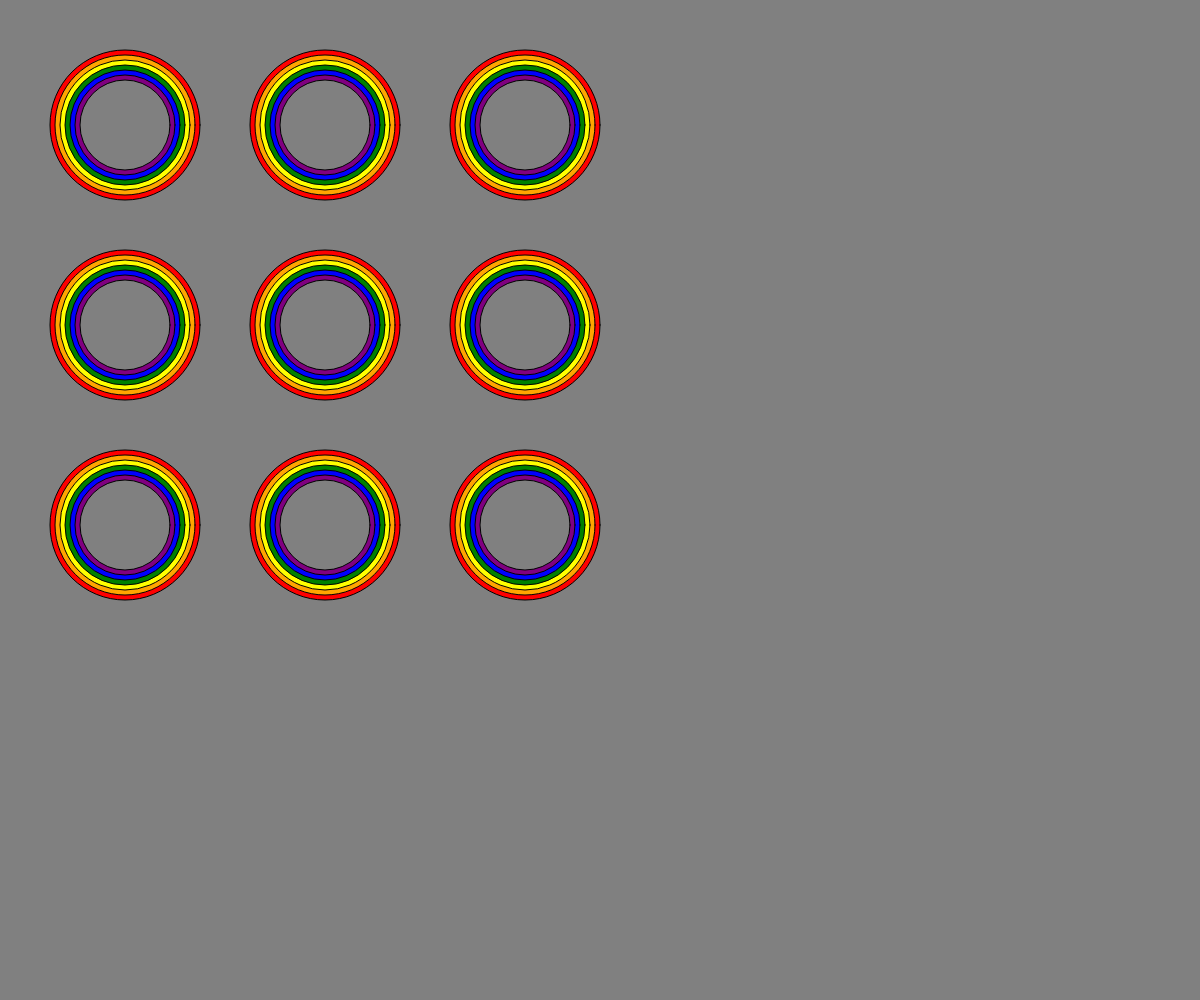
Frame 1 (no input)
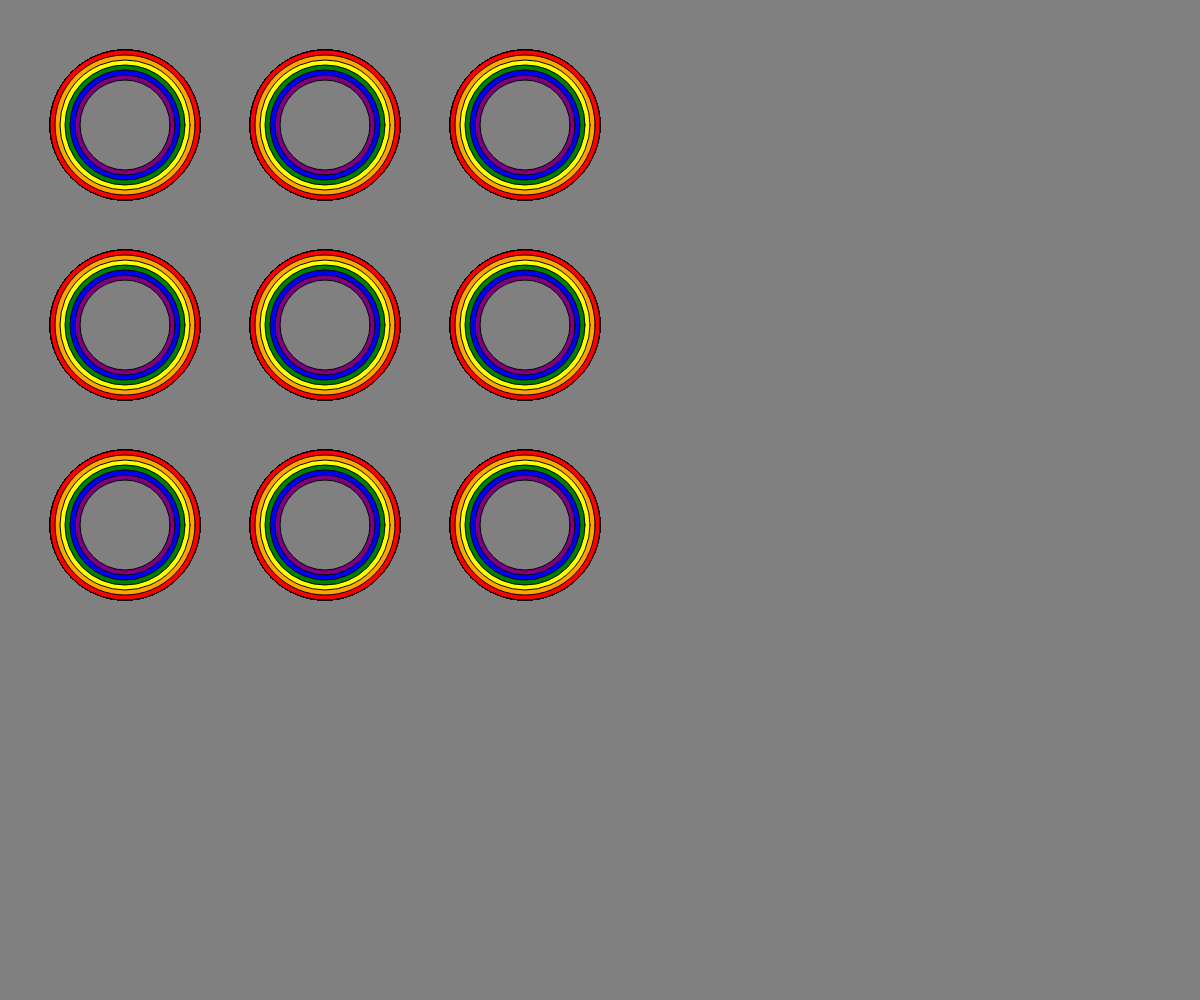
Frame 60 (no input)
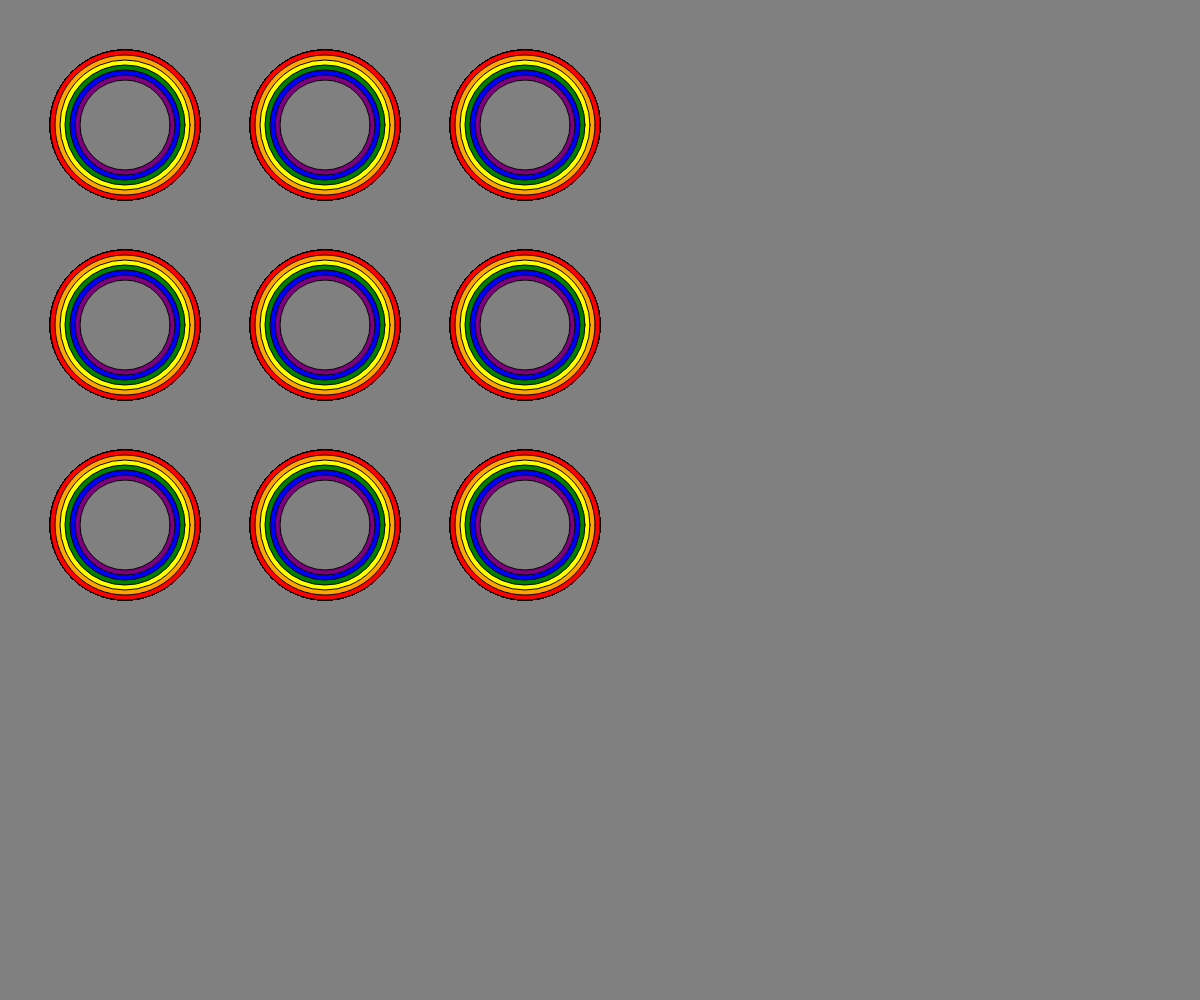
Frame 120 (the mouse pressed at the canvas centre since frame 60)

The p5.js sketch that drew these frames (run headless with seeded random() and noise() and a simulated clock; from frame 60 on, the mouse is pressed at the canvas centre):

// p5.js sketch
// ── sketch.js
//First Array is 0, then 1, 2, 3.. etc
let colors = ['red', 'orange', 'yellow', 'green', 'blue', 'purple', 'grey'];

function setup() {
    createCanvas(innerWidth,innerHeight);
    background(colors[6]);
    
    console.log(colors.length);
    
}

function draw() {
    for(let i=0; i<colors.length; i++){
        for(let x=0; x<3; x++){
            for(let y=0; y<3; y++){
                let size = random(75);
                fill(colors[i]);
                circle(125+200*x, 125+200*y, 150 - i*10);
            }
        }
    }
}
        
